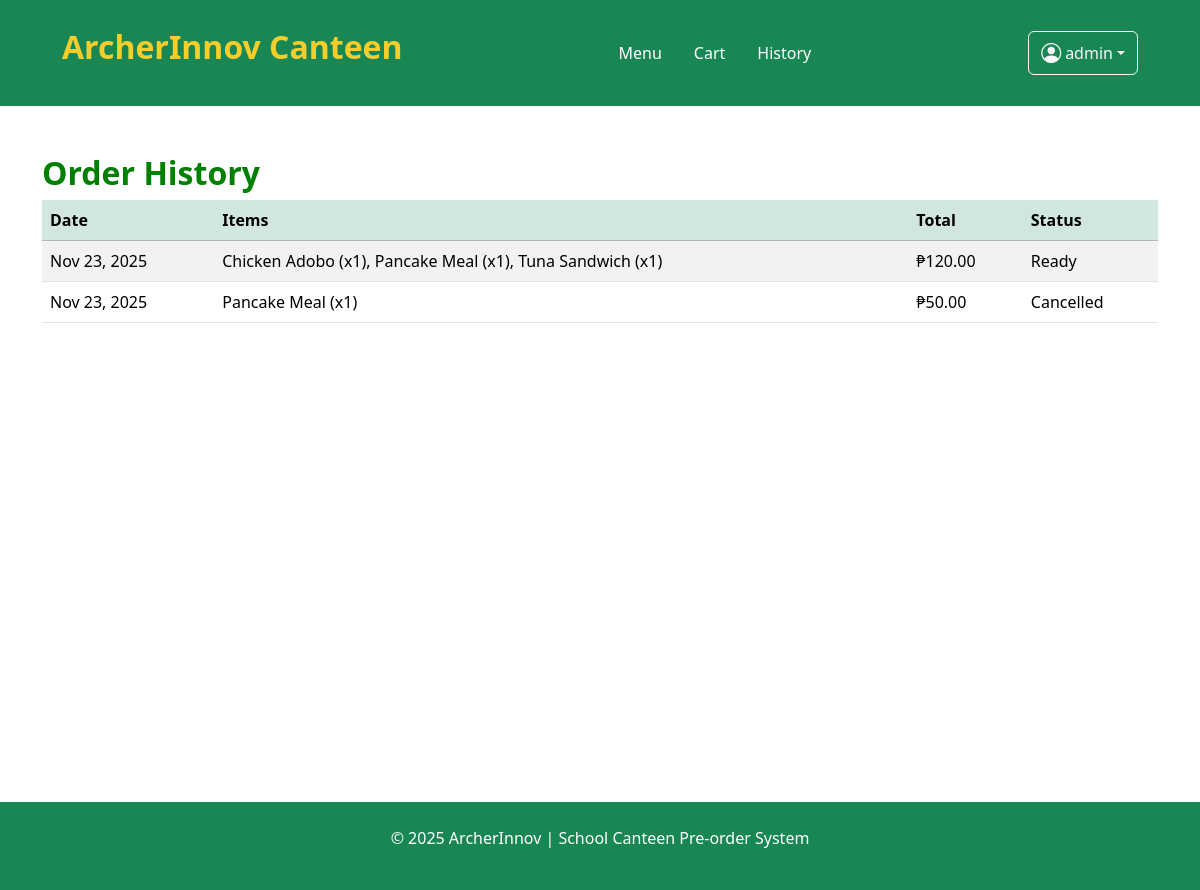
/pages/history.php (signed in), run on the app's committed database.
### tables this page shows
CREATE TABLE IF NOT EXISTS `orders` (
  `order_id` INT NOT NULL AUTO_INCREMENT,
  `user_id` INT NOT NULL,
  `plan_id` INT NULL DEFAULT NULL,
  `total_amount` DECIMAL(10,2) NOT NULL,
  `payment_method` ENUM('wallet', 'cash', 'qr', 'card') NULL DEFAULT 'wallet',
  `order_date` DATETIME NULL DEFAULT CURRENT_TIMESTAMP,
  `pickup_time` TIME NULL DEFAULT NULL,
  `status` ENUM('pending', 'confirmed', 'preparing', 'ready', 'completed', 'cancelled') NULL DEFAULT 'pending',
  PRIMARY KEY (`order_id`),
  INDEX `user_id` (`user_id` ASC),
  INDEX `plan_id` (`plan_id` ASC),
  CONSTRAINT `orders_ibfk_1`
    FOREIGN KEY (`user_id`)
    REFERENCES `users` (`user_id`)
    ON DELETE CASCADE
    ON UPDATE CASCADE,
  CONSTRAINT `orders_ibfk_2`
    FOREIGN KEY (`plan_id`)
    REFERENCES `meal_plans` (`plan_id`)
    ON DELETE SET NULL
    ON UPDATE CASCADE);

### pages/history.php (the view, shortened to what this page needs)
<?php
include('../includes/header.php');
include('../config/db.php');
$userId = $_SESSION['user_id'];
$orders = [];
$orderSql = "SELECT order_id, order_date, total_amount, status FROM orders WHERE user_id = ? ORDER BY order_date DESC";
$stmt = $conn->prepare($orderSql);
$stmt->bind_param("i", $userId);
$stmt->execute();
$orderResult = $stmt->get_result();
while ($row = $orderResult->fetch_assoc()) {
    $orders[] = $row;
}
?>
<section id="history" class="container my-5 fullHeight">
  <h2>Order History</h2>
  <?php if (empty($orders)): ?>
    <div class="alert alert-info mt-4" role="alert">
      You haven't placed any orders yet. Visit the <a href="menu.php" class="alert-link">menu</a> to get started.
    </div>
  <?php else: ?>
    <div class="table-responsive">
      <table class="table table-striped history-table align-middle">
        <thead class="table-success">
          <tr>
            <th scope="col">Date</th>
            <th scope="col">Items</th>
            <th scope="col">Total</th>
            <th scope="col">Status</th>
          </tr>
        </thead>
        <tbody>
          <?php foreach ($orders as $order): ?>
            <?php
              $itemsSql = "SELECT mi.item_name, od.quantity
                           FROM order_details od
                           JOIN menu_items mi ON mi.item_id = od.item_id
                           WHERE od.order_id = ?";
              $itemsStmt = $conn->prepare($itemsSql);
              $itemsStmt->bind_param("i", $order['order_id']);
              $itemsStmt->execute();
              $itemsResult = $itemsStmt->get_result();
              $itemDescriptions = [];
              while ($itemRow = $itemsResult->fetch_assoc()) {
                  $safeName = $itemRow['item_name'];
                  $itemDescriptions[] = "{$safeName} (x{$itemRow['quantity']})";
              }
              $itemsText = empty($itemDescriptions) ? 'No items recorded' : implode(', ', $itemDescriptions);
            ?>
            <tr>
              <td><?= date('M j, Y', strtotime($order['order_date'])) ?></td>
              <td><?= htmlspecialchars($itemsText) ?></td>
              <td>₱<?= number_format($order['total_amount'], 2) ?></td>
              <td><?= ucfirst(htmlspecialchars($order['status'])) ?></td>
            </tr>
          <?php endforeach; ?>
        </tbody>
      </table>
    </div>
  <?php endif; ?>
</section>
<?php include('../includes/footer.php'); ?>

### assets/css/main.css (style rules this page uses)
.fullHeight { min-height: 75vh; }
h3, h2, h5 { font-weight: bold; color: green; }

### data on the page
orders: order_date "Nov 23, 2025", itemsText "Chicken Adobo (x1), Pancake Meal (x1), Tuna Sandwich (x1)", total_amount "120.00", status "Ready"
orders: order_date "Nov 23, 2025", itemsText "Pancake Meal (x1)", total_amount "50.00", status "Cancelled"

### other printed values
$_SESSION['username'] "admin"
